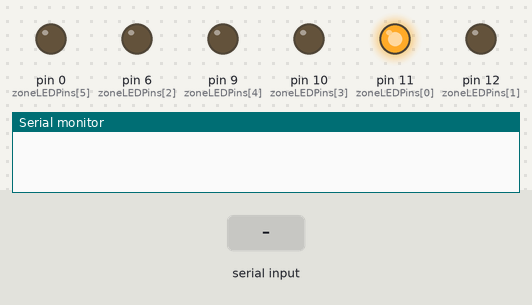
The sketch below on a simulated Arduino Uno, built for the host (arithmetic inside an expression is 32-bit, double 64-bit). On the bench: output pins drawn as LEDs (lit = HIGH), the last lines printed to the serial monitor. The test bench sets the inputs (shaded band).

Above: at 1.2 s.
1.3 s: "0" received over Serial
At 1.6 s:
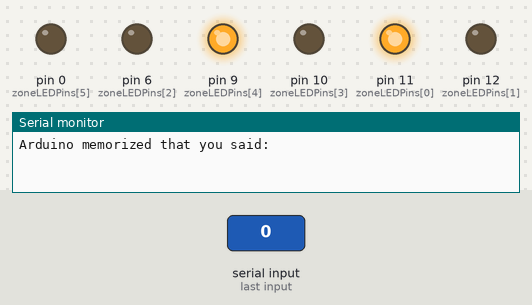
2.8 s: "o" received over Serial
At 3.9 s:
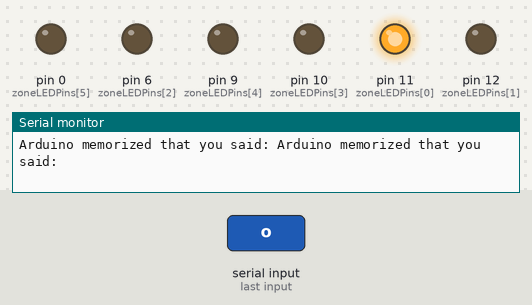
Timing chart, 0 to 5.8 s (numbered marks = the images above; inputs shaded):
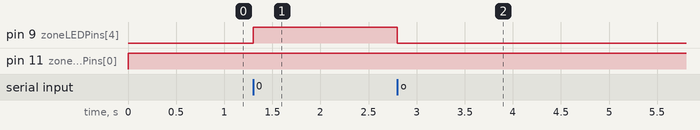

Measured:
- after the input at 1.3 s, pin 9 (zoneLEDPins[4]): LOW → HIGH at once
- after the input at 2.8 s, pin 9 (zoneLEDPins[4]): HIGH → LOW at once

The sketch:

sketch_oct09a.pde
```cpp
int arraySize = 6;
int zoneLEDPins[] = {11,12,6,10,9,0};
int zoneLED[6];

int serIn;             // var that will hold the bytes-in read from the serialBuffer
char serInString[2]; // array that will hold the different bytes  10=10characters;

int  serInIndx  = 0;    // index of serInString[] in which to insert the next incoming byte
int  serOutIndx = 0;    // index of the outgoing serInString[] array;

String message;

void setup() {
  Serial.begin(9600);  //set serial to 9600 baud rate
}

void loop(){
  readSerialString();
  message = getSerialString();

  if (message.length() == 0){
    zoneLED[0] = 255;
  } else {
    zoneLED[0] = 0;
  }
  if (message.length() == 1){
    zoneLED[1] = 255;
  } else {
    zoneLED[1] = 0;
  }
  if (message.length() == 2){
    zoneLED[2] = 255;
  } else {
    zoneLED[2] = 0;
  }
   if (message.length() == 3){
    zoneLED[3] = 255;
  } else {
    zoneLED[3] = 0;
  }

  if (message == '0'){
    zoneLED[4] = 255;
  }

  if (message == 'o'){
    zoneLED[4] = 0;
  }

  for (int i = 0; i < arraySize; i++) {
    analogWrite(zoneLEDPins[i], zoneLED[i]);  //  Write an analog value between 0-255
  }
//  delay(100);
}

//read a string from the serial and store it in an array
//this func uses globally set variable so it's not so reusable
//I need to find the right syntax to be able to pass to the function 2 parameters:
// the stringArray and (eventually) the index count
void readSerialString () {
    int sb;
    if(Serial.available()) {
       //Serial.print("reading Serial String: ");     //optional confirmation
       while (Serial.available()){
          sb = Serial.read();
          serInString[serInIndx] = sb;
          serInIndx++;
        }
    }
}

//print the string all in one time
//this func as well uses global variables
String getSerialString() {
  String out = "";
   if( serInIndx > 0) {
      Serial.print("Arduino memorized that you said: ");
      //loop through all bytes in the array and print them out
      for(serOutIndx=0; serOutIndx < serInIndx; serOutIndx++) {
          out.concat(serInString[serOutIndx]);
      }

      //reset all the functions to be able to fill the string back with content
      serOutIndx = 0;
      serInIndx  = 0;
   }
  return out;
}
```
